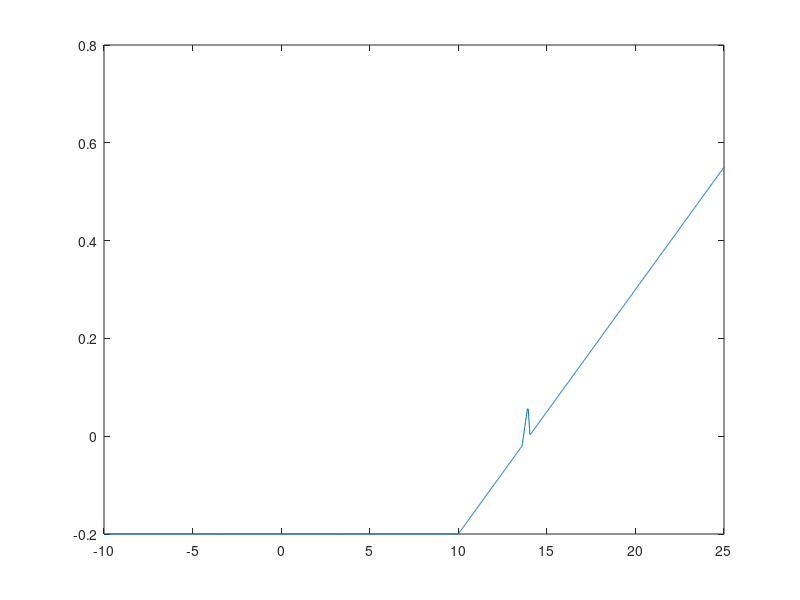

Here is the MATLAB script that generated this plot:
%%%%%%%%%%%%%%%%%%%%%%%%%%%%%%%%%%%%%%%%%%%%%%%%%%%%%%%%%%%%%%%%%%%%%%%%%%%%%%%%%
%         Matlab script to construct a grid file                                %
%                                                                               %
% This Matlab code has been designed to quickly construct a grid                %
% file for use by the DG_WASUPP pressure-Poisson based model.                   %
%                                                                               % 
% The following is a list of components that must be changed   			%
% for each new grid file: 							%
% 										%
% runname : The is a string that will be written on the first line 		%
%	    of the grid file to identify the file. 				%
% gridfile : This is the actual name of the file, usually ****.14. 		%
% dx : The element size, currently setup for structured meshes, so 		%
%      only one dx value is needed. 						%
% xl,xr : The left and right endpoints for the mesh, respectively. 		%	 
%   										%
% Farther down in the code one also needs to define the bathymetry.   		%
% this is done by changing the 'dep_fun' variable as a function of 'x'.  	%
% For example dep_fun = @(x)0*x + 1 will make a flat bathymetry with depth 1.   %
%                                                                               %
% There are a few pre-loaded mesh setups which can be uncommented to get those. %
%%%%%%%%%%%%%%%%%%%%%%%%%%%%%%%%%%%%%%%%%%%%%%%%%%%%%%%%%%%%%%%%%%%%%%%%%%%%%%%%%


%% Controls for gridfile
%  runname = 'test';
%  gridfile = 'fort.14';
%  dx = 1;
%  xl = -10;
%  xr = 10;
%  dep_fun = @(x)0*x+1;


% --Ting and Kirby
% runname = 'Ting_Kirby';
% gridfile = 'TingKirby.14';
% dx = 0.025;
% xl = -25;
% xr = 25;
%  hb = 0.4;
%  hb_0 = 0;
%  hb_slope = 1/35;
% dep_fun = @(x)0*x+hb - .02/.2*(x-hb_0).*(x>=hb_0).*...
%           (x<hb_0+0.2)-(0.02+hb_slope*(x-hb_0-0.2)).*(x>=hb_0+0.2);

% --Solitary Wave (Synolakis)
% runname = 'SolitaryWave_break';
% gridfile = 'Solitary.14';
%  dx = 0.25;
%  xl = -25;
%  xr = 25;
%  dep_fun = @(x)1 - 1/19.85*(x+19.85).*(x>=-19.85);

% --Breakwater (Hsiao)
runname = 'Hsiao_case1';
gridfile = 'Hsiao_case1.14';
 dx = 0.02;
 xl = -10;
 xr = 25;
hb = 0.18;
eadj = 0.02;
% eadj = 0.04;
% eadj = 0.076;
dep_fun = @(x) (hb - 1/20*(x-10).*(x>=10).*(x<=13.6) ...
       - (1/4*(x-13.6)+hb).*(x>13.6).*(x<13.9) ...
       - (0.076+hb).*(x>=13.9).*(x<=13.948) ...
       - (-1/1.8*(x-13.948)+0.076+hb).*(x>=13.948).*(x<=14.045) ...
       - 1/20*(x-10).*(x>14.045))+eadj;

% --Carrier and Greenspan problem
% runname = 'Carrier_Greenspan';
% gridfile = 'carrier.14';
%  dx = 0.1;
%  xl = -45;
%  xr = 5;
% dep_fun = @(x)1 - 1/19.85*(x+19.85).*(x>=-19.85);

% --Dambreak problem
% runname = 'dambreak';
% gridfile = 'dambreak.14';
%  dx = 10;
%  xl = -300;
%  xr = 300;
% dep_fun = @(x)0*x;

% --Riemamnn Problem
% runname = 'riemann';
% gridfile = 'riemann.14';
%  dx = 1.25
%  xl = -200;
%  xr = 400;
% dep_fun = @(x)0*x;

% --Parabolic Basin
% runname = 'parabolic';
% gridfile = 'parabolic.14';
%  dx = 12.5;
%  xl = -4000;
%  xr = 4000;
% dep_fun = @(x)-1.6*10^(-7)*x.^2;

%% Determine x vector
x = xl:dx:xr;
nn = length(x);

%% Determine depth
dep = dep_fun(x);

% for i = 1:10
%     dep = smooth(dep);
% end

%% Write file
fid = fopen(gridfile,'w');
fprintf(fid,'%s\n',runname);
fprintf(fid,'%d %d\n',nn-1,nn);
for i = 1:nn
    fprintf(fid,'%4d %16.8f %16.8f\n',[i,x(i),dep(i)]);
end
fclose(fid);

%% Plot grid file to check
plot(x,-dep)
